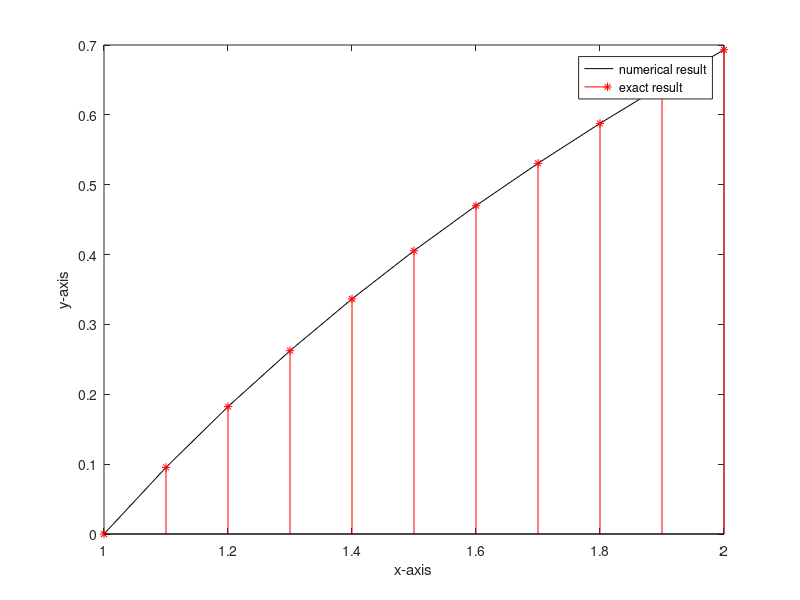

This chart was generated by the following MATLAB code:
    % Use the non-linear shooting method to approximate the solution of
    % the boundary value problem and compare the result with the actual
    % solution.
    %
    % y'' = -(y')^2 - y + ln(x),   1 <= x <= 2,
    % y(1) = 0,  y(2) = ln(2),  with h = 0.1,  m = 10
    %
    % Actual solution:
    % y(x) = ln(x)

    function non_linear2
    clc
    clf
    clear all
    a=1;
    b=2;
    alpha=0;
    beta=log(2);
    h=0.1;
    tol=0.00001;
    m=10;
    k=1;
    n=(b-a)/h;
    tk=(beta-alpha)/(b-a);
    x=linspace(a,b,n+1);
    while k<=m
        u(1)=alpha;
        u1(1)=tk;
        v(1)=0;
        v1(1)=1;
        for i=1:n
            k1=h*f(x(i),u(i),u1(i));
            k2=h*f(x(i)+h/2,u(i)+u1(i)*h/2+h*k1/8,u1(i)+k1/2);
            k3=h*f(x(i)+h/2,u(i)+u1(i)*h/2+h*k1/8,u1(i)+k2/2);
            k4=h*f(x(i)+h,u(i)+u1(i)*h+h*k3/2,u1(i)+k3);
            u(i+1)=u(i)+h*(u1(i)+(k1+k2+k3)/6);
            u1(i+1)=u1(i)+(k1+2*k2+2*k3+k4)/6;
            p1=h*g(x(i),v(i),v1(i),u(i),u1(i));
            p2=h*g(x(i)+h/2,v(i)+v1(i)*h/2+h*p1/8,v1(i)+p1/2,u(i),u1(i));
            p3=h*g(x(i)+h/2,v(i)+v1(i)*h/2+h*p1/8,v1(i)+p2/2,u(i),u1(i));
            p4=h*g(x(i)+h,v(i)+v1(i)*h+h*p3/2,v1(i)+p3,u(i),u1(i));
            v(i+1)=v(i)+h*(v1(i)+(p1+p2+p3)/6);
            v1(i+1)=v1(i)+(p1+2*p2+2*p3+p4)/6;
        end
        if (abs(u(n+1)-beta)<tol)
            plot (x,u,'-k')
            hold on
            ey=log(x);
            stem(x,ey,'*r')
            hold off
            fprintf('x approximate exact error\n');
            for i=1:n+1
                fprintf('%11.5f %11.5f %11.5f %11.5f \n',x(i),u(i),ey(i), abs(ey(i)-u(i)));
            end
            legend('numerical result','exact result');
            xlabel('x-axis');
            ylabel('y-axis');
            fprintf('number of iteration =%d',k);
            break;
        else 
            tk=tk-(u(n+1)-beta)/v(n+1);
            k=k+1;
        end
    end
    function u2=f(x,u,u1)
    u2=-(u1)^2-u+log(x);
    function v2=g(x,v,v1,u,u1)
    v2=-v-2*u1*v1
